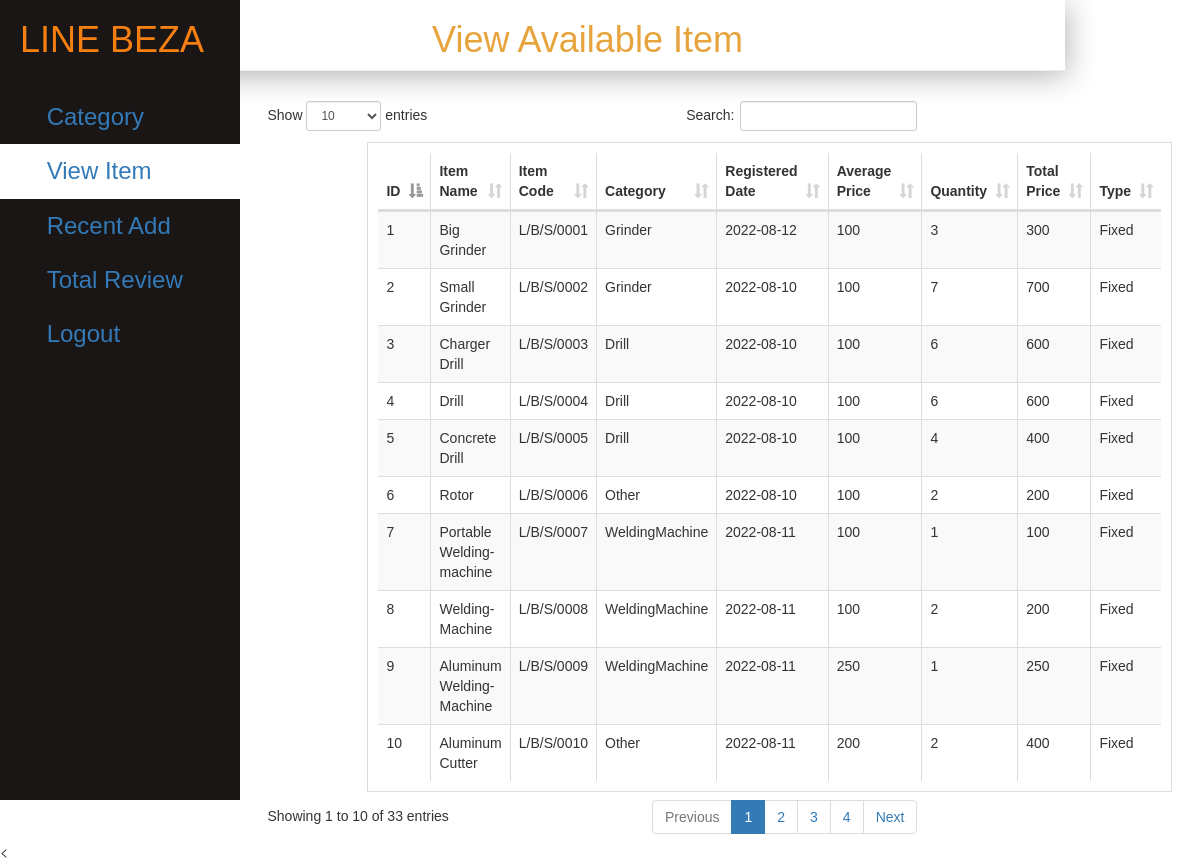
Screenshot of /Admin/view.php (signed in) with the database file from the repository.
### tables this page shows
CREATE TABLE `asset` (
  `id` int(30) NOT NULL,
  `Name` varchar(100) NOT NULL,
  `Code` varchar(100) NOT NULL,
  `Category` varchar(100) NOT NULL,
  `Date` date NOT NULL,
  `Unit_Price` varchar(100) NOT NULL,
  `Quantity` int(100) NOT NULL,
  `Total_price` varchar(100) NOT NULL,
  `Type` varchar(100) NOT NULL
);

### Admin/view.php (the view, shortened to what this page needs)
<?php
	if(strlen($_SESSION['username'])==0)
    {
	header('location:login.php');
	}
	else{
?>
<!DOCTYPE html>
<html>
<head>
	<link rel="stylesheet" href="dashboard.css">
	<link rel="stylesheet" href="dashboards.css">
	<link rel="stylesheet" type="text/css" href="bootstrap/css/bootstrap.min.css">
	<link rel="stylesheet" type="text/css" href="datatable/dataTable.bootstrap.min.css">
</head>
<body>
   <div class="side-menu" style="margin-left:0 !important">
        <div class="logo">
            <h1 style="color:rgb(245, 127, 17);   height: 10vh; display: flex;  margin: 10px auto 0px 10px;" >LINE BEZA</h1>
        </div>
		<ul>
		    <li ><a href="category.php"><img src="category.png" alt="">&nbsp;<span>Category</span></a> </li>
            <li   style="background-color:white"> <a href="#"><img src="view.png" alt="">&nbsp;<span>View Item</span></a> </li>
            <li><a href="recent.php"><img src="request.png" alt="">&nbsp;<span>Recent Add</span> </a></li>
			<li><a href="total.php"><img src="request.png" alt="">&nbsp;<span>Total Review</span> </a></li>
            <li><a href="logout.php"><img src="logout.png" alt="">&nbsp;<span>Logout</span> </a></li>
        </ul>
    </div>
<div class="container">
   <h1 style="color: #e7a33c;" class="page-header text-center">View Available Item</h1>
	<div style="left:0 !important" class="row">
		<div class="col-sm-8 col-sm-offset-2">
			<div class="height10">
			</div>
			<div class="row">
				<table id="myTable" class="table table-bordered table-striped">
					<thead>
						<tr>
							<th>ID</th>
							<th>Item Name</th>
							<th>Item Code</th>
							<th>Category</th>
							<th>Registered Date</th>
							<th>Average Price</th>
							<th>Quantity</th>
							<th>Total Price</th>
							<th>Type</th>
					    </tr>
					</thead>
					<tbody>
						<?php
							include_once('connection.php');
							$sql = "SELECT * FROM asset";
							$query = mysqli_query($con,$sql);
							while($row = mysqli_fetch_assoc($query)){
								echo
								"<tr>
									<td>".$row['id']."</td>
									<td>".$row['Name']."</td>
									<td>".$row['Code']."</td>
									<td>".$row['Category']."</td>
									<td>".$row['Date']."</td>
									<td>".$row['Unit_Price']."</td>
									<td>".$row['Quantity']."</td>
									<td>".($row['Unit_Price'] * $row['Quantity'])."</td>
									<td>".$row['Type']."</td>
								</tr>";
							}
						}
						?></tbody>
				</table>
			</div>
		</div>
	</div>
</div>
</body>
</html>

### Admin/dashboard.css (style rules this page uses)
* { margin: 0; padding: 0; box-sizing: border-box; font-family: 'Poppins', sans-serif; }
a { text-decoration: none; color: #1105fb; }
li { list-style: none; }
h1 { color: rgb(245, 127, 17); }
table { padding: 10px; }
th, td { text-align: left; padding: 8px; }
.side-menu { position: fixed; background: #1a1616; width: 20vw; min-height: 100vh; display: flex; flex-direction: column; margin-left: 10px; }
.side-menu .logo { height: 10vh; display: flex; margin: 10px auto 0px 10px; }
.side-menu li { font-size: 24px; padding: 10px 40px; color: white; display: flex; align-items: center; text-decoration: none; }

### Admin/view.php (style rules this page uses)
a { text-decoration:none !important; }
.height10 { height:10px; }
.logo { left:0px; }
.container { padding-left:0px !important; width:80% !important; }
.container h1 { color: #e7a33c; padding: 20px 10px 10px 0; margin-left:5%; box-shadow: 2px 5px 30px rgba(0,0,0,0.3); margin-bottom:20px; }
.page-header { top:0 !important; margin: 0 0 20px !important; }

### rows the page displays
asset: id "1", Name "Big Grinder", Code "L/B/S/0001", Category "Grinder", Date "2022-08-12", Unit_Price "100", Quantity "3", $row['Unit_Price'] * $row['Quantity'] "300", Type "Fixed"
asset: id "2", Name "Small Grinder", Code "L/B/S/0002", Category "Grinder", Date "2022-08-10", Unit_Price "100", Quantity "7", $row['Unit_Price'] * $row['Quantity'] "700", Type "Fixed"
asset: id "3", Name "Charger Drill", Code "L/B/S/0003", Category "Drill", Date "2022-08-10", Unit_Price "100", Quantity "6", $row['Unit_Price'] * $row['Quantity'] "600", Type "Fixed"
asset: id "4", Name "Drill", Code "L/B/S/0004", Category "Drill", Date "2022-08-10", Unit_Price "100", Quantity "6", $row['Unit_Price'] * $row['Quantity'] "600", Type "Fixed"
asset: id "5", Name "Concrete Drill", Code "L/B/S/0005", Category "Drill", Date "2022-08-10", Unit_Price "100", Quantity "4", $row['Unit_Price'] * $row['Quantity'] "400", Type "Fixed"
asset: id "6", Name "Rotor", Code "L/B/S/0006", Category "Other", Date "2022-08-10", Unit_Price "100", Quantity "2", $row['Unit_Price'] * $row['Quantity'] "200", Type "Fixed"
asset: id "7", Name "Portable Welding-machine", Code "L/B/S/0007", Category "WeldingMachine", Date "2022-08-11", Unit_Price "100", Quantity "1", $row['Unit_Price'] * $row['Quantity'] "100", Type "Fixed"
asset: id "8", Name "Welding-Machine", Code "L/B/S/0008", Category "WeldingMachine", Date "2022-08-11", Unit_Price "100", Quantity "2", $row['Unit_Price'] * $row['Quantity'] "200", Type "Fixed"
asset: id "9", Name "Aluminum Welding-Machine", Code "L/B/S/0009", Category "WeldingMachine", Date "2022-08-11", Unit_Price "250", Quantity "1", $row['Unit_Price']*$row['Quantity'] "250", Type "Fixed"
asset: id "10", Name "Aluminum Cutter", Code "L/B/S/0010", Category "Other", Date "2022-08-11", Unit_Price "200", Quantity "2", $row['Unit_Price'] * $row['Quantity'] "400", Type "Fixed"
